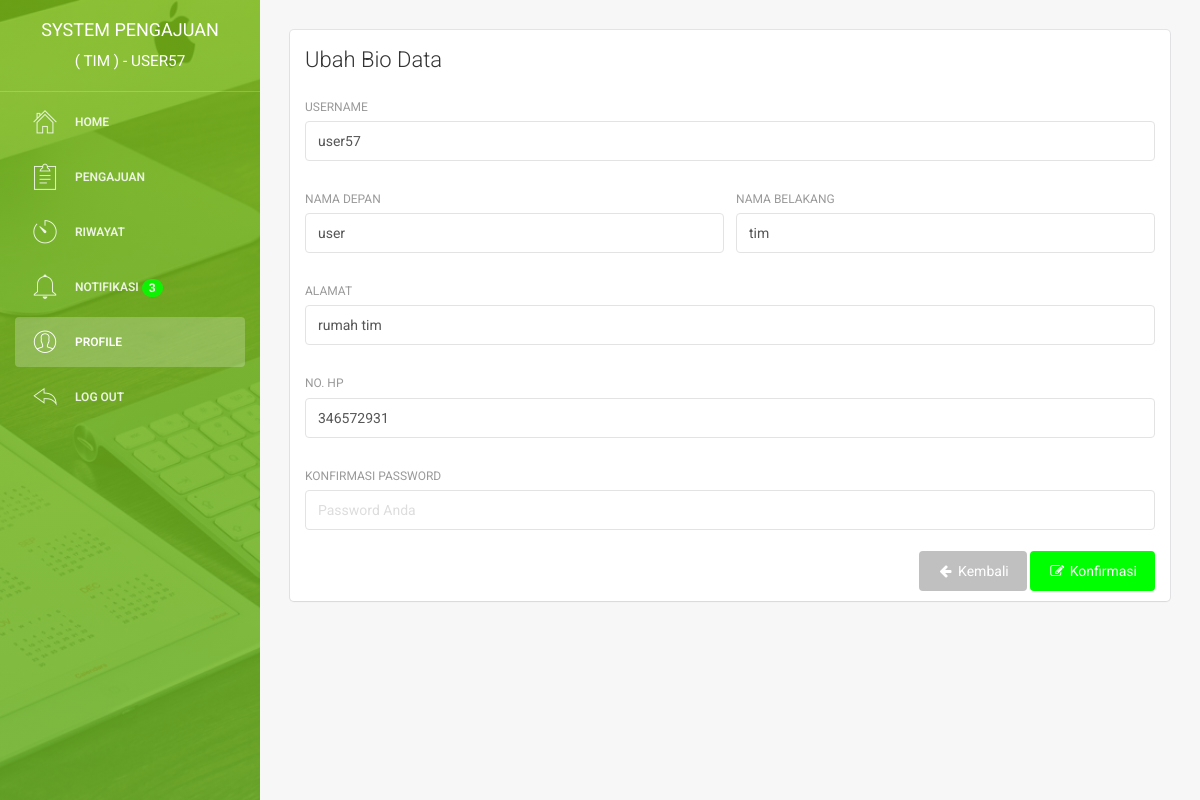
/ubah_bio.php (signed in), run on the app's committed database.
### tables this page shows
CREATE TABLE `user` (
  `id_user` int(11) NOT NULL,
  `username` varchar(225) NOT NULL,
  `email` varchar(225) NOT NULL,
  `password` varchar(225) NOT NULL,
  `nama_depan` varchar(225) NOT NULL,
  `nama_belakang` varchar(225) NOT NULL,
  `jk` enum('laki-laki','perempuan') NOT NULL,
  `no_hp` varchar(50) NOT NULL,
  `alamat` text NOT NULL,
  `role` enum('manajemen','tim') NOT NULL,
  `pembuatan_akun` date NOT NULL,
  `update_akun` date NOT NULL
);

### ubah_bio.php (the view, shortened to what this page needs)
<?php
    include 'system/koneksi.php';
    $query_login = "SELECT * FROM user WHERE email ='$_SESSION[email]'";
        $result_login = mysqli_query($con, $query_login);
        $data = mysqli_fetch_assoc($result_login);
        $id = $data["id_user"];
        $username = $data["username"];
        $namadepan = $data["nama_depan"];
        $namabelakang = $data["nama_belakang"];
        $nohp = $data["no_hp"];
        $alamat = $data["alamat"];
?>
<!doctype html>
<html lang="en">
<head>
    <link href="assets/css/bootstrap.min.css" rel="stylesheet" />
    <link href="assets/css/animate.min.css" rel="stylesheet"/>
    <link href="assets/css/light-bootstrap-dashboard.css" rel="stylesheet"/>
    <link href="assets/css/demo.css" rel="stylesheet" />
    <link href="http://maxcdn.bootstrapcdn.com/font-awesome/4.2.0/css/font-awesome.min.css" rel="stylesheet">
    <link href="assets/css/pe-icon-7-stroke.css" rel="stylesheet" />
    <link rel="stylesheet" href="assets/dist/sweetalert.css">
</head>
<body>
<div class="wrapper">
    <div class="sidebar" data-color="green" data-image="assets/img/sidebar.jpg">
    	<div class="sidebar-wrapper">
            <div class="logo">
                <a href="index" class="simple-text">
                        System Pengajuan<br><small>( TIM ) - <?php echo $username ?></small>
                </a>
            </div>
            <ul class="nav">
                <li>
                    <a href="index">
                        <i class="pe pe-7s-home"></i>
                        <p>Home</p>
                    </a>
                </li>
                <li>
                    <a href="pengajuan">
                        <i class="pe pe-7s-note2"></i>
                        <p>Pengajuan</p>
                    </a>
                </li>
                <li>
                     <a href="riwayat">
                        <i class="pe pe-7s-timer"></i>
                        <p>Riwayat</p>
                    </a>
                </li>
                <li>
                    <a href="notifikasi">
                        <i class="pe pe-7s-bell"></i>
<?php
    $query_notifikasi = " SELECT a.id_riwayat FROM riwayat
               AS a INNER JOIN pengajuan AS b WHERE a.id_pengajuan = b.id_pengajuan
               AND b.id_user = '$id' AND a.notifikasi= '1' ";
    $result_notifikasi = mysqli_query($con, $query_notifikasi);
      $banyakdata_notifikasi = $result_notifikasi->num_rows;
?>
                        <p>Notifikasi
<?php
    if ($banyakdata_notifikasi > 0){
        if( $banyakdata_notifikasi <= 10 ){
            $hasil = $banyakdata_notifikasi;
            echo "<span class='new badge'>$hasil</span>";
        }else{
            $hasil = "10 +";
            echo "<span class='new badge'>$hasil</span>";
        }
    }else{
    }
?>
                        </p>
                    </a>
                </li>
                <li class="active">
                    <a href="profil">
                        <i class="pe pe-7s-user"></i>
                        <p>Profile</p>
                    </a>
                </li>
                <li>
                    <a href="#" onclick = "logout()">
                        <i class="pe pe-7s-back"></i>
                        <p>Log out</p>
                    </a>
                </li>
            </ul>
    	</div>
    </div>
    <div class="main-panel">
        <div class="content">
            <div class="container-fluid">
                <div class="row">
                    <div class="col-md-12">
                        <div class="card">
                            <div class="header">
                                <h4 class="title">Ubah Bio Data</h4>
                            </div>
                            <div class="content">
                                <form id="form_edit_user" method="post" action="system/proses_ubah_bio">
                                    <div class="row">
                                        <div class="col-md-12">
                                            <div class="form-group">
                                                <label for="Username" >Username</label>
                                                <input type="text" name="username" id="form_edit_user" class="form-control" placeholder="username" value="<?php echo $username ?>" required
                                            oninvalid="this.setCustomValidity('Mohon isi form berikut !')"
                                            oninput="setCustomValidity('')" >
                                            </div>
                                        </div>
                                    </div>
                                    <div class="row">
                                        <div class="col-md-6">
                                            <div class="form-group">
                                                <label>Nama Depan</label>
                                                <input type="text" name="nama_depan" id="form_edit_user" class="form-control" placeholder="Nama Depan" value="<?php echo $namadepan ?>" required
                                            oninvalid="this.setCustomValidity('Mohon isi form berikut !')"
                                            oninput="setCustomValidity('')" >
                                            </div>
                                        </div>
                                        <div class="col-md-6">
                                            <div class="form-group">
                                                <label>Nama Belakang</label>
                                                <input type="text" name="nama_belakang" id="form_edit_user" class="form-control" placeholder="Nama Belakang" value="<?php echo $namabelakang ?>" required
                                            oninvalid="this.setCustomValidity('Mohon isi form berikut !')"
                                            oninput="setCustomValidity('')" >
                                            </div>
                                        </div>
                                    </div>
                                    <div class="row">
                                        <div class="col-md-12">
                                            <div class="form-group">
                                                <label>Alamat</label>
                                                <input type="text" name="alamat" id="form_edit_user" class="form-control" placeholder="Alamat" value="<?php echo $alamat ?>" required
                                            oninvalid="this.setCustomValidity('Mohon isi form berikut !')"
                                            oninput="setCustomValidity('')" >
                                            </div>
                                        </div>
                                    </div>
                                    <div class="row">
                                        <div class="col-md-12">
                                            <div class="form-group">
                                                <label>No. Hp</label>
                                                <input type="number" name="nohp" id="form_edit_user" class="form-control" placeholder="No Hp" value="<?php echo $nohp ?>" >
                                            </div>
                                        </div>
                                    </div>
                                    <div class="row">
                                        <div class="col-md-12">
                                            <div class="form-group">
                                                <label>Konfirmasi Password</label>
                                                <input type="password" name="password" id="form_edit_user" class="form-control" placeholder="Password Anda" required
                                                oninvalid="this.setCustomValidity('Mohon isi form berikut !')"
                                                oninput="setCustomValidity('')" >
                                            </div>
                                        </div>
                                    </div>
                                    <div align="right">
                                        <a href="profil">
                                            <button type="button" name="input" rel="tooltip" title="Konfirmasi" class="btn btn-info btn-fill">
                                                <i class="fa fa-arrow-left"></i> Kembali
                                            </button>
                                        </a>
                                        <button type="submit" name="input" rel="tooltip" title="Konfirmasi" class="btn btn-primary btn-fill">
                                            <i class="fa fa-edit"></i> Konfirmasi
                                        </button>
                                    </div>
                                </form>
                            </div>
                        </div>
                    </div>
                </div>
            </div>
        </div>
    </div>
</div>
</body>
</html>

### data on the page
user: username "USER57", username "user57", nama_depan "user", nama_belakang "tim", alamat "rumah tim", nohp "346572931"

### other printed values
$hasil "3"
